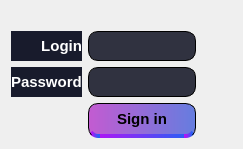
          <widget class="QWidget" name="SignInW">
           <attribute name="title">
            <string>Sign In</string>
           </attribute>
           <layout class="QGridLayout" name="gridLayout_3">
            <item row="0" column="1">
             <widget class="QLabel" name="SignInImg">
              <property name="styleSheet">
               <string notr="true">border: none;
image: url(&quot;:/img/1.svg&quot;);</string>
              </property>
              <property name="text">
               <string/>
              </property>
              <property name="alignment">
               <set>Qt::AlignCenter</set>
              </property>
             </widget>
            </item>
            <item row="1" column="0">
             <widget class="QLabel" name="LoginIn">
              <property name="minimumSize">
               <size>
                <width>0</width>
                <height>30</height>
               </size>
              </property>
              <property name="styleSheet">
               <string notr="true">color: white;
font-weight: bold;
font-size: 15px;
background-color: #181B2C;
border: none;</string>
              </property>
              <property name="text">
               <string>Login</string>
              </property>
              <property name="alignment">
               <set>Qt::AlignRight|Qt::AlignTrailing|Qt::AlignVCenter</set>
              </property>
             </widget>
            </item>
            <item row="1" column="1">
             <widget class="QLineEdit" name="LoginInLe">
              <property name="minimumSize">
               <size>
                <width>0</width>
                <height>30</height>
               </size>
              </property>
              <property name="styleSheet">
               <string notr="true">QLineEdit {
    border: 1px solid black;
    border-radius: 10px;
    background: #303240;
    selection-background-color: darkgray;
}
</string>
              </property>
             </widget>
            </item>
            <item row="2" column="0">
             <widget class="QLabel" name="PassIn">
              <property name="minimumSize">
               <size>
                <width>0</width>
                <height>30</height>
               </size>
              </property>
              <property name="styleSheet">
               <string notr="true">color: white;
font-weight: bold;
font-size: 15px;
background-color: #181B2C;
border: none;</string>
              </property>
              <property name="text">
               <string>Password</string>
              </property>
             </widget>
            </item>
            <item row="2" column="1">
             <widget class="QLineEdit" name="PassInLe">
              <property name="minimumSize">
               <size>
                <width>0</width>
                <height>30</height>
               </size>
              </property>
              <property name="styleSheet">
               <string notr="true">QLineEdit {
    border: 1px solid black;
    border-radius: 10px;
    background: #303240;
    selection-background-color: darkgray;
}
</string>
              </property>
             </widget>
            </item>
            <item row="2" column="2">
             <widget class="QPushButton" name="HideIn">
              <property name="minimumSize">
               <size>
                <width>30</width>
                <height>30</height>
               </size>
              </property>
              <property name="maximumSize">
               <size>
                <width>30</width>
                <height>30</height>
               </size>
              </property>
              <property name="cursor">
               <cursorShape>PointingHandCursor</cursorShape>
              </property>
              <property name="styleSheet">
               <string notr="true">border: none;</string>
              </property>
              <property name="text">
               <string/>
              </property>
              <property name="checkable">
               <bool>true</bool>
              </property>
             </widget>
            </item>
            <item row="3" column="1">
             <widget class="QPushButton" name="SignIn">
              <property name="minimumSize">
               <size>
                <width>0</width>
                <height>35</height>
               </size>
              </property>
              <property name="cursor">
               <cursorShape>PointingHandCursor</cursorShape>
              </property>
              <property name="styleSheet">
               <string notr="true">QPushButton:pressed
{
	margin-top: 4px;
	border: 1px solid black;
}

QPushButton
{
	font-weight: bold;
	font-size: 15px;
	border: 1px solid black;
	border-radius: 10px;
	background: qlineargradient(x1:0 y1:0, x2:1 y2:0, stop:0 #C35BD1, stop:1 #657DDF);
	border-bottom: 4px solid qlineargradient(x1:0 y1:0, x2:1 y2:0, stop:0 #AE16F5, stop:1 #2B5EF5);
}</string>
              </property>
              <property name="text">
               <string>Sign in</string>
              </property>
             </widget>
            </item>
           </layout>
          </widget>
